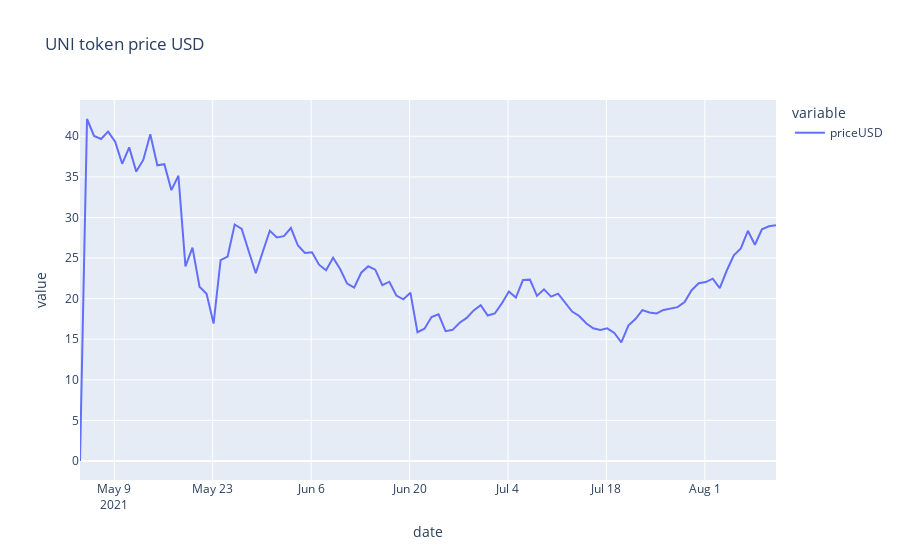

The notebook cell this image was saved under:
### Code cell
df_token['priceUSD'] = df_token['priceUSD'].astype(float)
px.line(df_token.sort_values('date'), x = 'date', y = ['priceUSD'], title="UNI token price USD")
